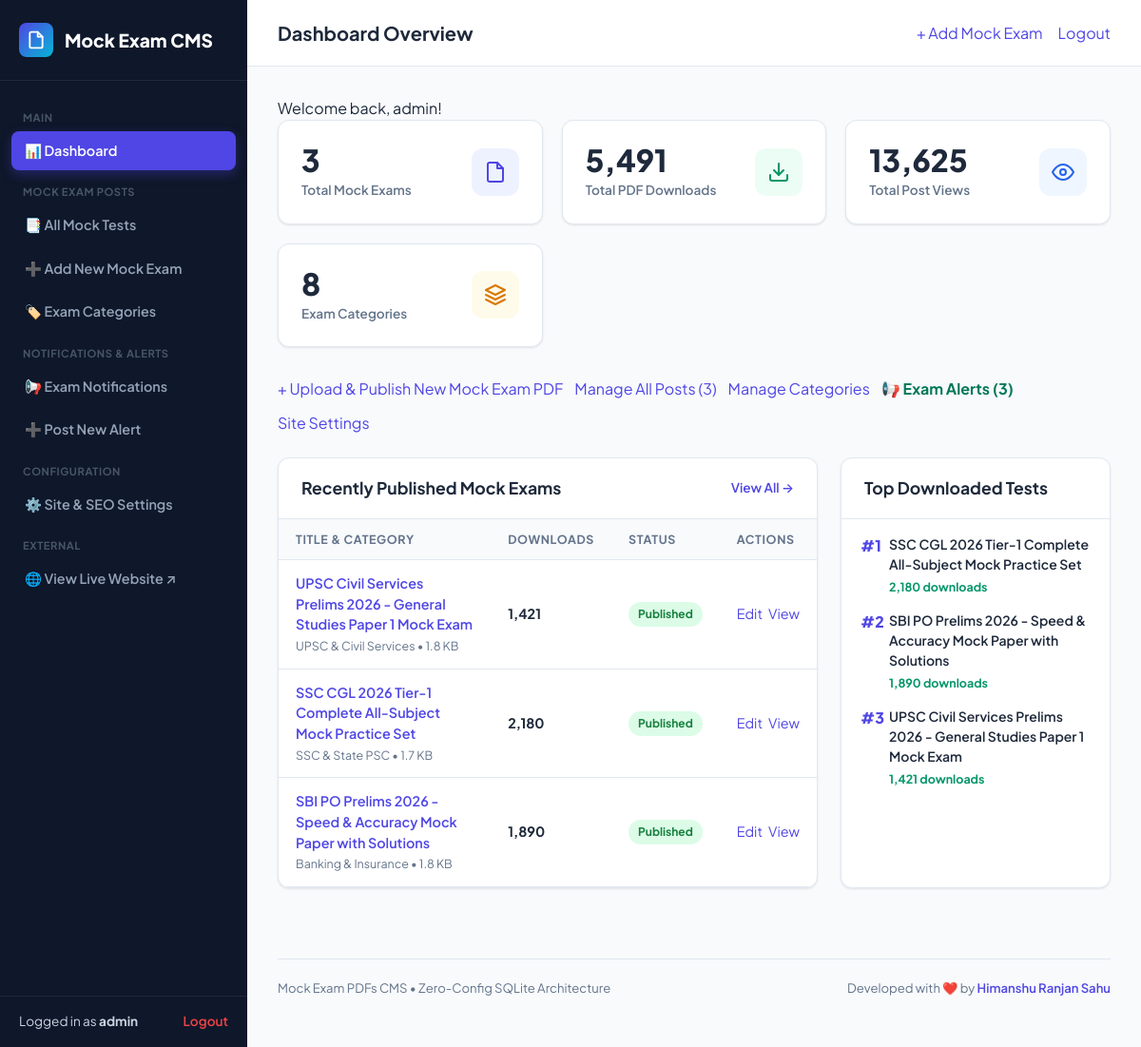
/admin/index.php (signed in), run on the app's committed database.
### tables this page shows
CREATE TABLE users (
            id INTEGER PRIMARY KEY AUTOINCREMENT,
            username TEXT UNIQUE NOT NULL,
            password_hash TEXT NOT NULL,
            email TEXT,
            role TEXT DEFAULT 'admin',
            created_at DATETIME DEFAULT CURRENT_TIMESTAMP
        );

CREATE TABLE posts (
            id INTEGER PRIMARY KEY AUTOINCREMENT,
            title TEXT NOT NULL,
            slug TEXT UNIQUE NOT NULL,
            category_id INTEGER,
            excerpt TEXT,
            content TEXT,
            pdf_file TEXT NOT NULL,
            pdf_name TEXT,
            pdf_size INTEGER DEFAULT 0,
            solution_file TEXT,
            solution_name TEXT,
            cover_image TEXT,
            exam_year TEXT,
            difficulty TEXT DEFAULT 'Medium',
            duration_mins INTEGER DEFAULT 120,
            total_questions INTEGER DEFAULT 100,
            total_marks INTEGER DEFAULT 200,
            negative_marking TEXT DEFAULT '1/3rd (0.33) marks',
            downloads_count INTEGER DEFAULT 0,
            views_count INTEGER DEFAULT 0,
            is_featured INTEGER DEFAULT 0,
            status TEXT DEFAULT 'published',
            meta_title TEXT,
            meta_description TEXT,
            meta_keywords TEXT,
            created_at DATETIME DEFAULT CURRENT_TIMESTAMP,
            updated_at DATETIME DEFAULT CURRENT_TIMESTAMP,
            FOREIGN KEY (category_id) REFERENCES categories(id) ON DELETE SET NULL
        );

CREATE TABLE categories (
            id INTEGER PRIMARY KEY AUTOINCREMENT,
            name TEXT NOT NULL,
            slug TEXT UNIQUE NOT NULL,
            description TEXT,
            color TEXT DEFAULT '#4f46e5',
            icon TEXT DEFAULT 'file-text',
            created_at DATETIME DEFAULT CURRENT_TIMESTAMP
        );

### admin/index.php (the view, shortened to what the rows shown need)
<?php
$adminTitle = "Dashboard Overview";
require_once __DIR__ . '/inc/admin-header.php';
$recentPosts = get_posts([
    'status'   => 'all',
    'limit'    => 6,
    'order_by' => 'created_at DESC'
])['items'];
$topDownloaded = get_posts([
    'status'   => 'published',
    'limit'    => 5,
    'order_by' => 'downloads DESC'
])['items'];
?>
<div style="display: grid; grid-template-columns: 2fr 1fr; gap: 24px;">
    <div class="admin-card">
        <div class="table-responsive">
            <table class="admin-table">
                <thead>
                    <tr>
                        <th>Title & Category</th>
                        <th>Downloads</th>
                        <th>Status</th>
                        <th>Actions</th>
                    </tr>
                </thead>
                <tbody>
                    <?php if (empty($recentPosts)): ?>
                        <tr>
                            <td colspan="4" style="text-align: center; color: var(--admin-muted); padding: 30px;">
                                No mock exams found. Start by creating one!
                            </td>
                        </tr>
                    <?php else: ?>
                        <?php foreach ($recentPosts as $p): ?>
                            <tr>
                                <td>
                                    <div style="font-weight: 600;">
                                        <a href="<?= url('admin/post-edit.php?id=' . $p['id']) ?>">
                                            <?= e($p['title']) ?>
                                        </a>
                                    </div>
                                    <div style="font-size: 0.78rem; color: var(--admin-muted); margin-top: 2px;">
                                        <?= e($p['category_name'] ?: 'General') ?> • <?= format_bytes((int)$p['pdf_size']) ?>
                                    </div>
                                </td>
                                <td>
                                    <strong><?= number_format($p['downloads_count']) ?></strong>
                                </td>
                                <td>
                                    <span class="badge badge-<?= $p['status'] === 'published' ? 'success' : 'warning' ?>">
                                        <?= ucfirst($p['status']) ?>
                                    </span>
                                </td>
                                <td>
                                    <div style="display: flex; gap: 6px;">
                                        <a href="<?= url('admin/post-edit.php?id=' . $p['id']) ?>" class="btn btn-secondary btn-sm" title="Edit Post">Edit</a>
                                        <a href="<?= post_url($p['slug']) ?>" target="_blank" class="btn btn-secondary btn-sm" title="View Live">View</a>
                                    </div>
                                </td>
                            </tr>
                        <?php endforeach; ?>
                    <?php endif; ?>
                </tbody>
            </table>
        </div>
    </div>
    <div class="admin-card">
        <div class="admin-card-body" style="padding: 16px 20px;">
            <?php if (empty($topDownloaded)): ?>
                <p style="color: var(--admin-muted); font-size: 0.85rem;">No downloads recorded yet.</p>
            <?php else: ?>
                <div style="display: flex; flex-direction: column; gap: 14px;">
                    <?php foreach ($topDownloaded as $index => $top): ?>
                        <div style="display: flex; align-items: flex-start; gap: 10px;">
                            <span style="font-weight: 800; color: var(--admin-primary); font-size: 1rem; width: 20px;">
                                #<?= $index + 1 ?>
                            </span>
                            <div style="flex: 1;">
                                <a href="<?= post_url($top['slug']) ?>" target="_blank" style="font-weight: 600; font-size: 0.875rem; color: var(--admin-text); display: block;">
                                    <?= e($top['title']) ?>
                                </a>
                                <span style="font-size: 0.78rem; color: #059669; font-weight: 700;">
                                    <?= number_format($top['downloads_count']) ?> downloads
                                </span>
                            </div>
                        </div>
                    <?php endforeach; ?>
                </div>
            <?php endif; ?>
        </div>
    </div>
</div>
<?php require_once __DIR__ . '/inc/admin-footer.php'; ?>

### admin/inc/admin-header.php (shortened to what the rows shown need)
<?php
require_once __DIR__ . '/../../includes/auth.php';
require_once __DIR__ . '/../../includes/functions.php';
$currentUser = current_user();
?>
<!DOCTYPE html>
<html lang="en">
<head>
    <link rel="stylesheet" href="<?= url('assets/css/admin.css') ?>?v=<?= time() ?>">
</head>
<body>
<div class="admin-wrapper">
    <aside class="admin-sidebar">
        <div class="sidebar-footer">
            <div style="font-size: 0.85rem; color: #cbd5e1;">
                Logged in as <strong><?= e($currentUser['username']) ?></strong>
            </div>
        </div>
    </aside>
    <div class="admin-main">
        <header class="admin-topbar">
            <div class="topbar-left">
                <h2 style="font-size: 1.25rem;"><?= e($adminTitle ?? 'Dashboard') ?></h2>
            </div>
        </header>
        <div class="admin-body">

### data on the page
users: username "admin"
posts: title "UPSC Civil Services Prelims 2026 - General Studies Paper 1 Mock Exam", category.name "UPSC & Civil Services", pdf_size "1.8 KB", downloads_count "1,421", status "Published"
posts: title "SSC CGL 2026 Tier-1 Complete All-Subject Mock Practice Set", category.name "SSC & State PSC", pdf_size "1.7 KB", downloads_count "2,180", status "Published"
posts: title "SBI PO Prelims 2026 - Speed & Accuracy Mock Paper with Solutions", category.name "Banking & Insurance", pdf_size "1.8 KB", downloads_count "1,890", status "Published"

### other printed values
$adminTitle "Dashboard Overview"
$flash['message'] "Welcome back, admin!"
$stats['total_posts'] "3"
$stats['total_downloads'] "5,491"
$stats['total_views'] "13,625"
$stats['total_categories'] "8"
$stats['total_notifications'] "3"
